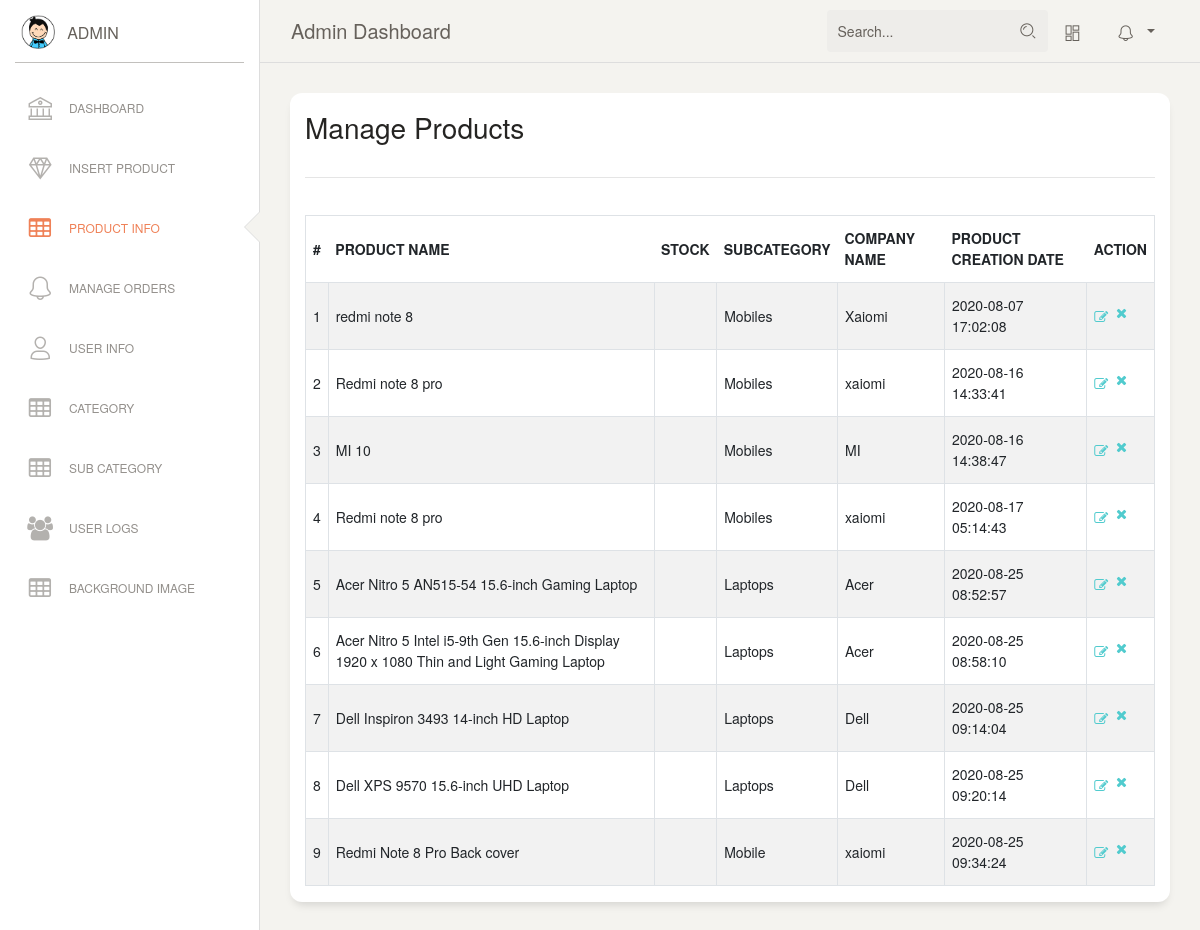
/admin/product_info.php, run on the app's committed database.
### tables this page shows
CREATE TABLE `products` (
  `id` int(11) NOT NULL,
  `category` int(11) NOT NULL,
  `subCategory` int(11) DEFAULT NULL,
  `productName` varchar(255) DEFAULT NULL,
  `productCompany` varchar(255) DEFAULT NULL,
  `productPrice` int(11) DEFAULT NULL,
  `productPriceBeforeDiscount` int(11) DEFAULT NULL,
  `productDescription` longtext DEFAULT NULL,
  `productImage1` varchar(255) DEFAULT NULL,
  `productImage2` varchar(255) DEFAULT NULL,
  `productImage3` varchar(255) DEFAULT NULL,
  `shippingCharge` int(11) DEFAULT NULL,
  `productAvailability` varchar(255) DEFAULT NULL,
  `postingDate` timestamp NULL DEFAULT current_timestamp(),
  `updationDate` varchar(255) DEFAULT NULL,
  `size` varchar(100) NOT NULL,
  `jeanssize` varchar(100) NOT NULL
);

CREATE TABLE `subcategory` (
  `id` int(11) NOT NULL,
  `categoryid` int(11) DEFAULT NULL,
  `subcategory` varchar(255) DEFAULT NULL,
  `creationDate` timestamp NULL DEFAULT current_timestamp(),
  `updationDate` varchar(255) DEFAULT NULL
);

### admin/product_info.php (the view, shortened to what this page needs)
<?php
include"include/config.php";
?>
<!DOCTYPE html>
<html lang="en">
<head>
  <?php  include"css.php" ?>
</head>
<body class="">
<?php include"include/slidebar.php" ?>
    <?php include"include/nav.php";?>
 <div class="content">
        <div class="row">
          <div class="col-lg-12 col-md-24 col-sm-30">
            <div class="card card-stats">
              <div class="card-body ">
 	<div class="span9">
					<div class="content">
	<div class="module">
							<div class="module-head">
								<h3>Manage Products</h3>
							</div><hr>
							<div class="module-body table">
									<br />
								<table cellpadding="0" cellspacing="0" border="0" class="datatable-1 table table-bordered table-striped	 display" width="100%">
									<thead>
										<tr>
											<th>#</th>
											<th>Product Name</th>
											<th>stock </th>
											<th>Subcategory</th>
											<th>Company Name</th>
											<th>Product Creation Date</th>
											<th>Action</th>
										</tr>
									</thead>
									<tbody>
<?php $query=mysqli_query($con,"select products.*,category.categoryName,subcategory.subcategory from products join category on category.id=products.category join subcategory on subcategory.id=products.subCategory");
$cnt=1;
while($row=mysqli_fetch_array($query))
{
?>
										<tr>
											<td><?php echo htmlentities($cnt);?></td>
											<td><?php echo htmlentities($row['productName']);?></td>
											<td><?php echo htmlentities($row['stock']);?></td>
											<td> <?php echo htmlentities($row['subcategory']);?></td>
											<td><?php echo htmlentities($row['productCompany']);?></td>
											<td><?php echo htmlentities($row['postingDate']);?></td>
											<td>
											<a href="edit_products.php?id=<?php echo $row['id']?>" ><i class="fa fa-pencil-square-o" aria-hidden="true"></i></a>
											<a href="product_info.php?id=<?php echo $row['id']?>&del=delete" onClick="return confirm('Are you sure you want to delete?')"><i class="fa fa-times" style="float: right;padding-right: 20px;" aria-hidden="true"></i></a></td>
										</tr>
										<?php $cnt=$cnt+1; }
										?>
								</table>
							</div>
						</div>
					</div>
				</div>
              </div>
            </div>
        </div>
</div>
</body>
</html>

### admin/css.php (shortened to what this page needs)
<link href="../assets/css/css.css" rel="stylesheet" />
<link href="https://maxcdn.bootstrapcdn.com/font-awesome/latest/css/font-awesome.min.css" rel="stylesheet">
<link href="../assets/css/bootstrap.min.css" rel="stylesheet" />
<link href="../assets/css/paper-dashboard.css?v=2.0.1" rel="stylesheet" />
<link href="../assets/demo/demo.css" rel="stylesheet" />

### admin/include/slidebar.php
 <div class="wrapper ">
    <div class="sidebar" data-color="white" data-active-color="danger">
      <div class="logo">
        <a href="" class="simple-text logo-mini">
          <div class="logo-image-small">
            <img src="../assets/img/logo-small.png">
          </div>
        </a>
        <a href="change_password.php" class="simple-text logo-normal">
          Admin
        </a>
      </div>
      <div class="sidebar-wrapper">
        <ul class="nav">
<?php if($_SESSION['file']=="dashboard.php")  echo "<li class='active'>"; else echo "<li class=''>" ?>
            <a href="./dashboard.php">
              <i class="nc-icon nc-bank"></i>
              <p>Dashboard</p>
            </a>
          </li>
<?php if($_SESSION['file']=="insert.php")  echo "<li class='active'>"; else echo "<li class=''>" ?>
            <a href="./insert.php">
              <i class="nc-icon nc-diamond"></i>
              <p>Insert product</p>
            </a>
          </li>
<?php if($_SESSION['file']=="product_info.php")  echo "<li class='active'>"; else echo "<li class=''>" ?>
            <a href="product_info.php">
<i class="fa fa-table" aria-hidden="true"></i>
              <p>Product info</p>
            </a>
          </li>
<?php if($_SESSION['file']=="orders.php")  echo "<li class='active'>"; else echo "<li class=''>" ?>
            <a href="orders.php">
              <i class="nc-icon nc-bell-55"></i>
              <p>Manage Orders</p>
            </a>
          </li>
<?php if($_SESSION['file']=="user_info.php")  echo "<li class='active'>"; else echo "<li class=''>" ?>
            <a href="user_info.php">
              <i class="nc-icon nc-single-02"></i>
              <p>User Info</p>
            </a>
          </li>
<?php if($_SESSION['file']=="category.php")  echo "<li class='active'>"; else echo "<li class=''>" ?>
            <a href="category.php">
<i class="fa fa-table" aria-hidden="true"></i>
              <p>Category</p>
            </a>
          </li>
          <?php if($_SESSION['file']=="subcategory.php")  echo "<li class='active'>"; else echo "<li class=''>" ?>
            <a href="subcategory.php">
<i class="fa fa-table" aria-hidden="true"></i>
              <p>Sub Category</p>
            </a>
          </li>
          <?php if($_SESSION['file']=="user_logs.php")  echo "<li class='active'>"; else echo "<li class=''>" ?>
            <a href="user_logs.php">
<i class="fa fa-users" aria-hidden="true"></i>
              <p>User logs</p>
            </a>
          </li>
           <?php if($_SESSION['file']=="backgroundimage.php")  echo "<li class='active'>"; else echo "<li class=''>" ?>
            <a href="backgroundimage.php">
<i class="fa fa-table" aria-hidden="true"></i>
              <p>Background image</p>
            </a>
          </li>
        </ul>
      </div>
    </div>
    <div class="main-panel">

### admin/include/nav.php (shortened to what this page needs)
<nav class="navbar navbar-expand-lg navbar-absolute fixed-top navbar-transparent">
      <div class="container-fluid">
        <div class="navbar-wrapper">
          <a class="navbar-brand" href="javascript:;">Admin Dashboard </a>
        </div>
        <div class="collapse navbar-collapse justify-content-end" id="navigation">
          <form>
            <div class="input-group no-border">
              <input type="text" value="" class="form-control" placeholder="Search...">
              <div class="input-group-append">
                <div class="input-group-text">
                  <i class="nc-icon nc-zoom-split"></i>
                </div>
              </div>
            </div>
          </form>
          <ul class="navbar-nav">
            <li class="nav-item">
              <a class="nav-link btn-magnify" href="javascript:;">
                <i class="nc-icon nc-layout-11"></i>
              </a>
            </li>
            <li class="nav-item btn-rotate dropdown">
              <a class="nav-link dropdown-toggle" href="http://example.com" id="navbarDropdownMenuLink" data-toggle="dropdown" aria-haspopup="true" aria-expanded="false">
                <i class="nc-icon nc-bell-55"></i>
              </a>
            </li>
          </ul>
        </div>
      </div>
    </nav>

### data on the page
products: productName "redmi note 8", subcategory.subcategory "Mobiles", productCompany "Xaiomi", postingDate "2020-08-07 17:02:08"
products: productName "Redmi note 8 pro", subcategory.subcategory "Mobiles", productCompany "xaiomi", postingDate "2020-08-16 14:33:41"
products: productName "MI 10", subcategory.subcategory "Mobiles", productCompany "MI", postingDate "2020-08-16 14:38:47"
products: productName "Redmi note 8 pro", subcategory.subcategory "Mobiles", productCompany "xaiomi", postingDate "2020-08-17 05:14:43"
products: productName "Acer Nitro 5 AN515-54 15.6-inch Gaming Laptop", subcategory.subcategory "Laptops", productCompany "Acer", postingDate "2020-08-25 08:52:57"
products: productName "Acer Nitro 5 Intel i5-9th Gen 15.6-inch Display 1920 x 1080 Thin and Light Gaming Laptop", subcategory.subcategory "Laptops", productCompany "Acer", postingDate "2020-08-25 08:58:10"
products: productName "Dell Inspiron 3493 14-inch HD Laptop", subcategory.subcategory "Laptops", productCompany "Dell", postingDate "2020-08-25 09:14:04"
products: productName "Dell XPS 9570 15.6-inch UHD Laptop", subcategory.subcategory "Laptops", productCompany "Dell", postingDate "2020-08-25 09:20:14"
products: productName "Redmi Note 8 Pro Back cover", subcategory.subcategory "Mobile", productCompany "xaiomi", postingDate "2020-08-25 09:34:24"
